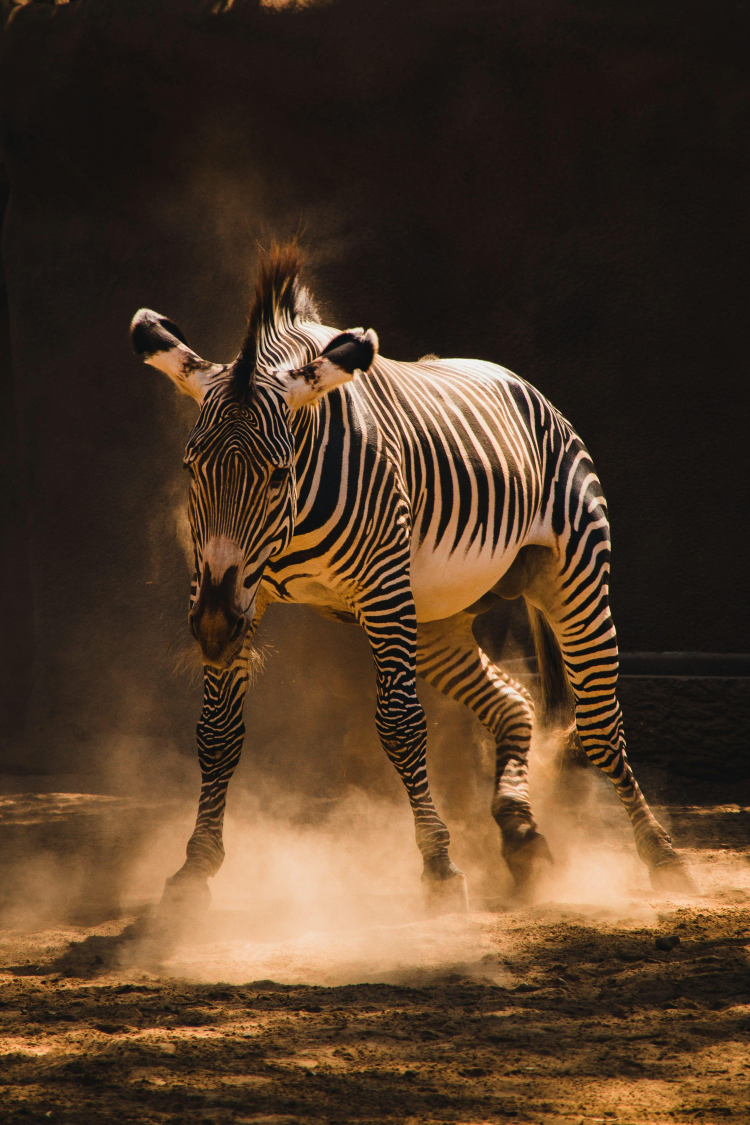
#> input picture HW1/clean_data/train/real/100.jpg, 3000 x 4500 px (shown at 1/4 size); its folder holds 4 pictures in this run
$ python HOG+K-Means.py
#> lines starting #> are read from the running program, lines starting #| are printed output that depends on the picture
import os
import cv2
import numpy as np
import matplotlib.pyplot as plt
import seaborn as sns
from skimage.feature import hog
from sklearn.cluster import KMeans
from sklearn.utils import shuffle
from sklearn.metrics import adjusted_rand_score, normalized_mutual_info_score
from sklearn.decomposition import PCA
from sklearn.manifold import TSNE
from scipy.optimize import linear_sum_assignment

# Left-right flip
def flip_image(image):
    return cv2.flip(image, 1)

# Small angle rotation
def rotate_image(image, angle=10):
    h, w = image.shape[:2]
    center = (w // 2, h // 2)
    M = cv2.getRotationMatrix2D(center, angle, 1.0)
    return cv2.warpAffine(image, M, (w, h))

# Adjust brightness and contrast
def adjust_brightness_contrast(image, alpha=1.2, beta=10):
    return cv2.convertScaleAbs(image, alpha=alpha, beta=beta)

# Add noise
def add_gaussian_noise(image, mean=0, std=15):
    noise = np.random.normal(mean, std, image.shape).astype(np.uint8)
    return cv2.add(image, noise)

# Set HOG parameters
hog_params = dict(
    pixels_per_cell=(8, 8),
    cells_per_block=(2, 2),
    orientations=9,
    block_norm='L2-Hys'
)

def extract_hog_features(image_path, augment=False):
#> called with image_path = 'clean_data/train/real/100.jpg', augment = False
    image = cv2.imread(image_path, cv2.IMREAD_GRAYSCALE)  # Read in grayscale
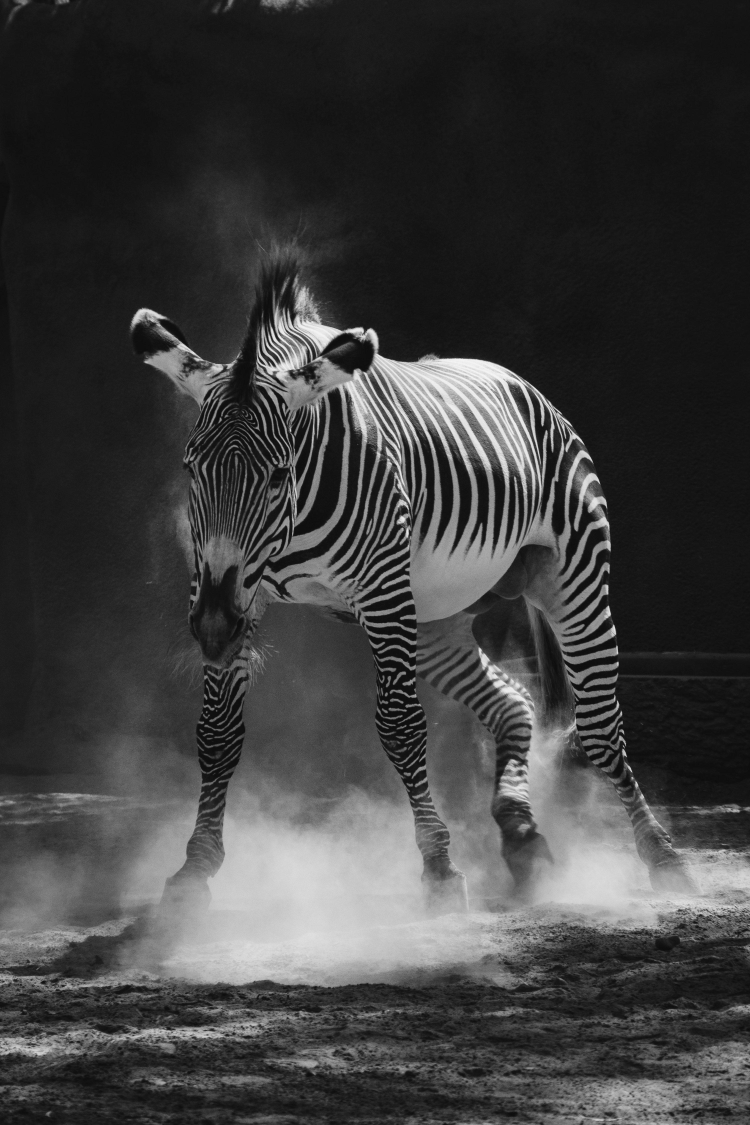
#> image: shape (4500, 3000) (shown at 1/4 size); min 0, max 255, mean 62.2
    image = cv2.resize(image, (512, 512))  # Resize
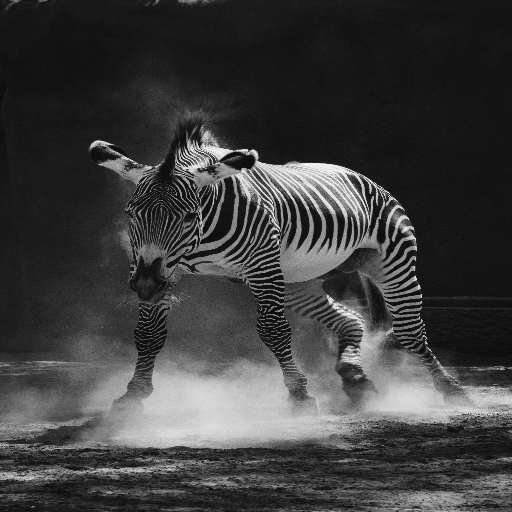
#> image: shape (512, 512); min 8, max 246, mean 62.1
    if augment:
        image = add_gaussian_noise(image)
    features = hog(image, **hog_params)
    return features

# Load data
real_train = 'clean_data/train/real'
real_test = 'clean_data/test/real'
ai_train = 'clean_data/train/ai'
ai_test = 'clean_data/test/ai'
X_full, y_true = [], []
for img_file in os.listdir(real_train):
    X_full.append(extract_hog_features(os.path.join(real_train, img_file)))
    #X_full.append(extract_hog_features(os.path.join(real_train, img_file), augment=True))
    y_true.append(0)  # Label as real (0)
#> pass 2 of the loop `for img_file in os.listdir(real_train):`:
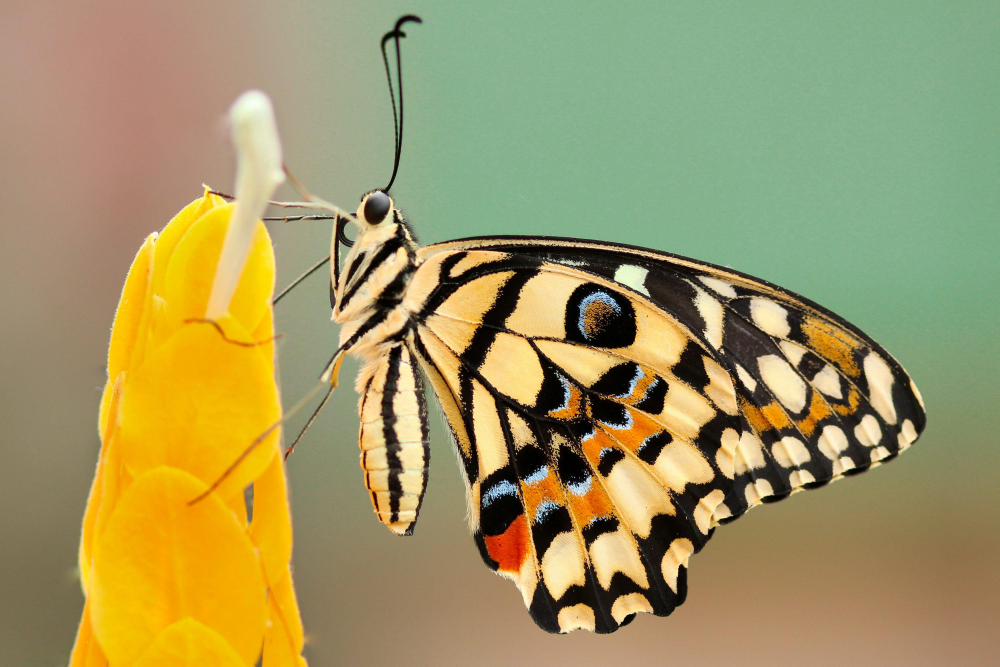
#> input picture HW1/clean_data/train/real/108.jpg, 3000 x 2000 px (shown at 1/3 size)
#> in extract_hog_features (call 2), `image = cv2.imread(image_path, cv2.IMREAD_GRAYSCALE)`:
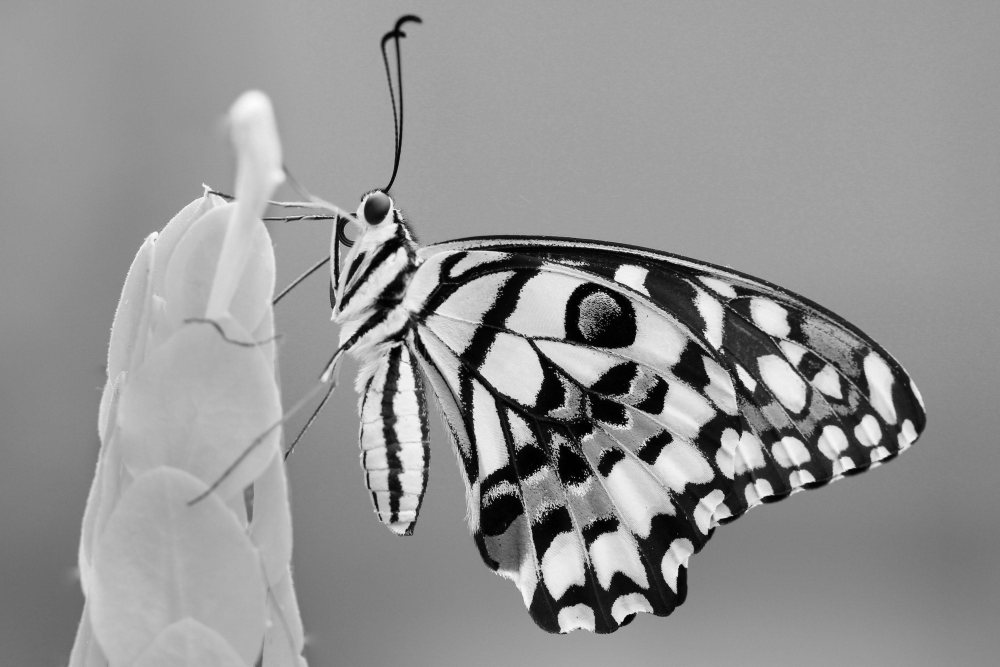
#> image: shape (2000, 3000) (shown at 1/3 size); min 0, max 255, mean 147.5
#> in extract_hog_features (call 2), `image = cv2.resize(image, (512, 512))`:
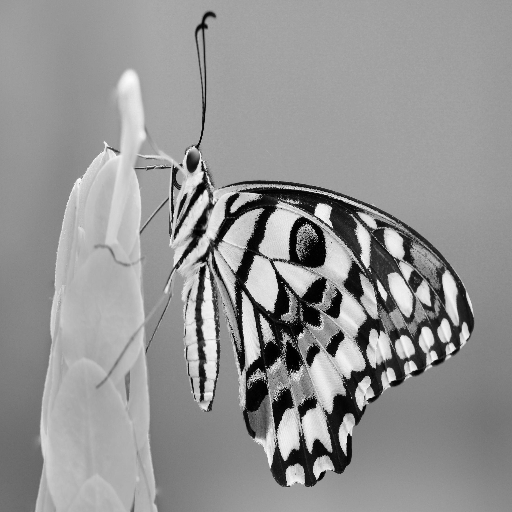
#> image: shape (512, 512); min 0, max 254, mean 147.4
#> pass 3 of the loop `for img_file in os.listdir(real_train):`:
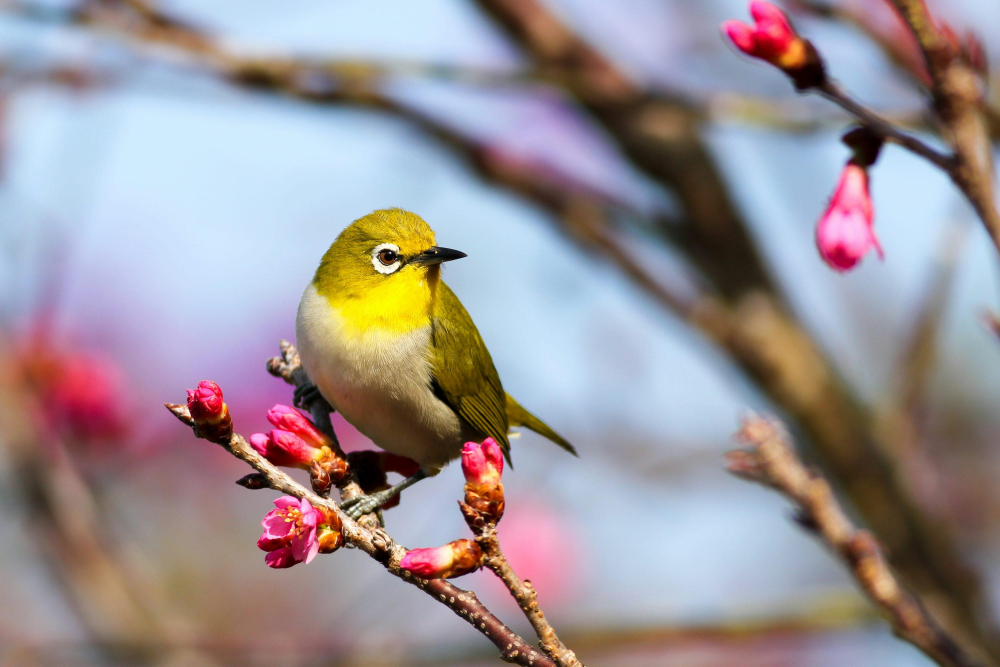
#> input picture HW1/clean_data/train/real/111.jpg, 3000 x 2000 px (shown at 1/3 size)
#> in extract_hog_features (call 3), `image = cv2.imread(image_path, cv2.IMREAD_GRAYSCALE)`:
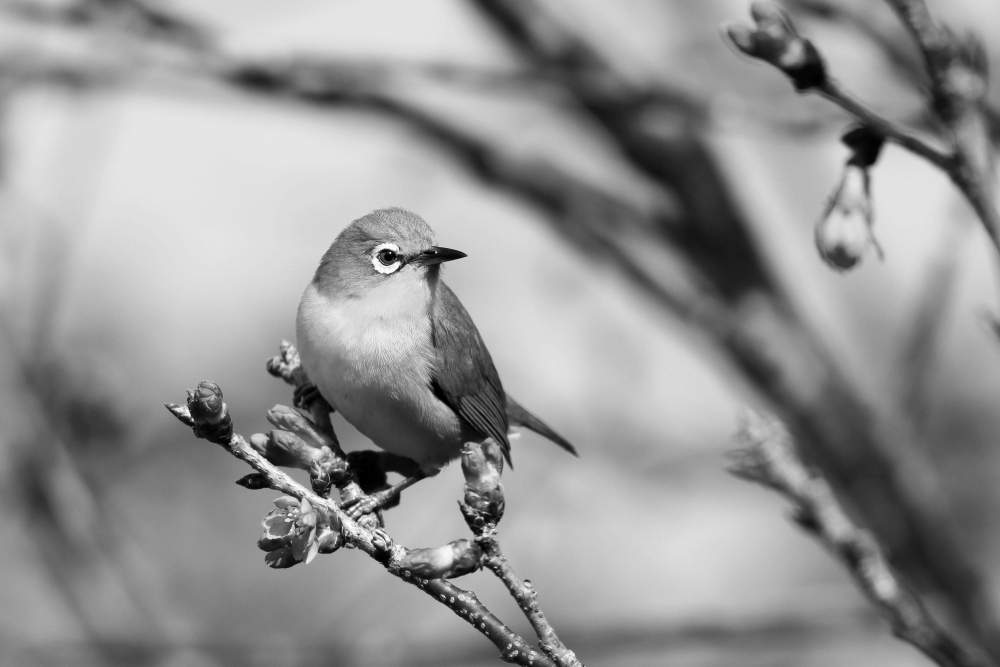
#> image: shape (2000, 3000) (shown at 1/3 size); min 0, max 255, mean 148.4
#> in extract_hog_features (call 3), `image = cv2.resize(image, (512, 512))`:
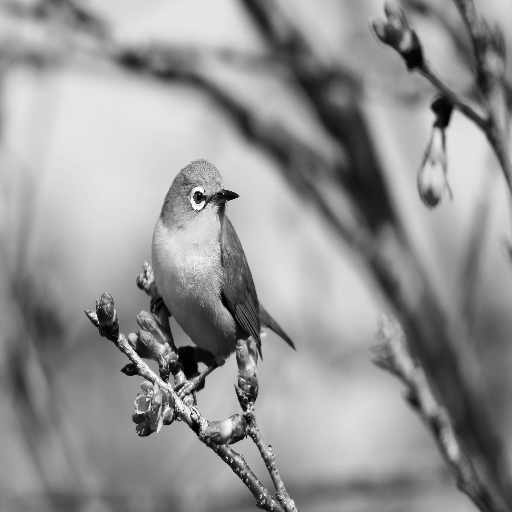
#> image: shape (512, 512); min 0, max 255, mean 148.3
#> the loop made 4 passes; the first 3 are shown
    #y_true.append(0)
for img_file in os.listdir(real_test):
    X_full.append(extract_hog_features(os.path.join(real_test, img_file)))
    #X_full.append(extract_hog_features(os.path.join(real_test, img_file), augment=True))
    y_true.append(0)
#> pass 2 of the loop `for img_file in os.listdir(real_test):`:
#> pass 3 of the loop `for img_file in os.listdir(real_test):`:
#> the loop made 4 passes; the first 3 are shown
    #y_true.append(0)
#> (the run stopped early here; a loop or call above may not have finished)
